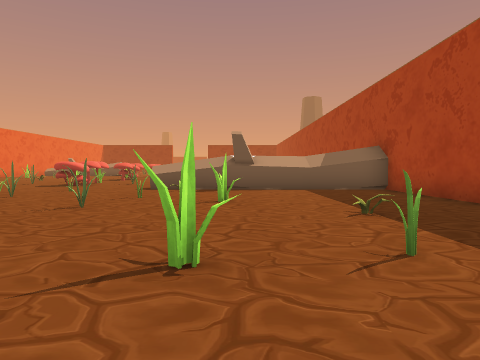
[1] (above)

23 first-person views from a walk through a scene from a Unity 3-D project. The camera is 1.2 m above the floor, tilts 2° down and sees 70° across. The floor is counted in squares, 2 m on a side. Each view is taken from the middle of a square. On the plan, view 1 faces up. The plan holds only what a view shows up to about 10 squares ahead; the rest is blank. The place goes on beyond the plan. The player is left out. Some animated figures are left out. Some surface patterns are stand-ins.

[2]
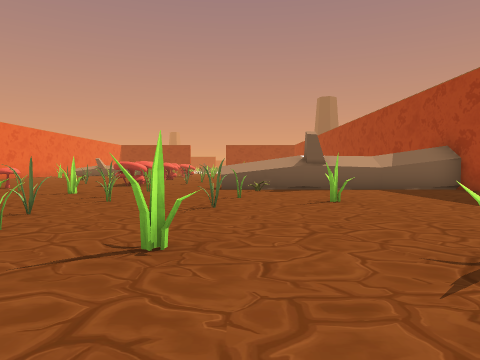

[3]
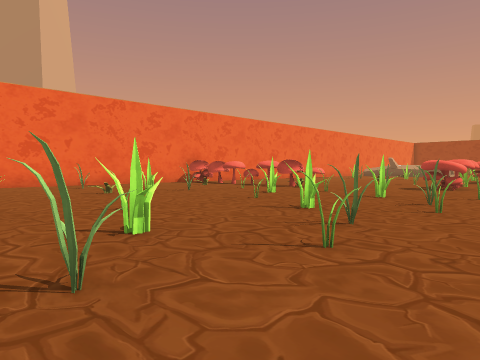

[4]
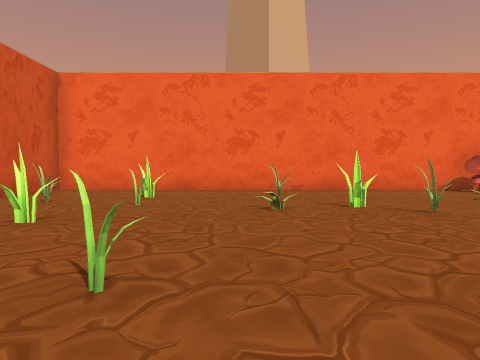

[5]
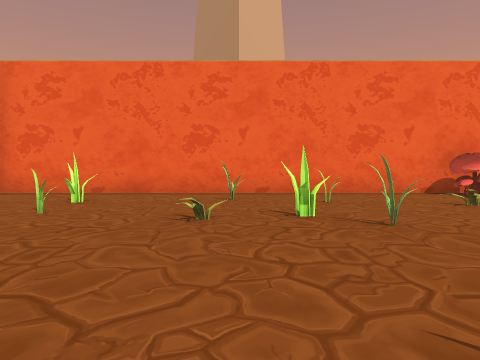

[6]
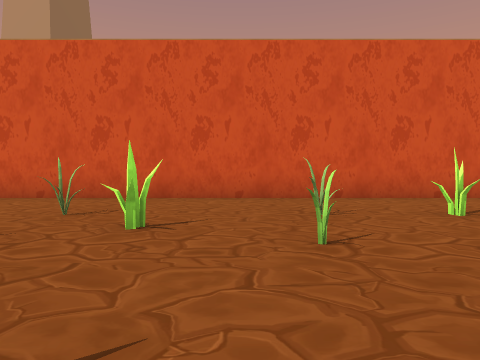

[7]
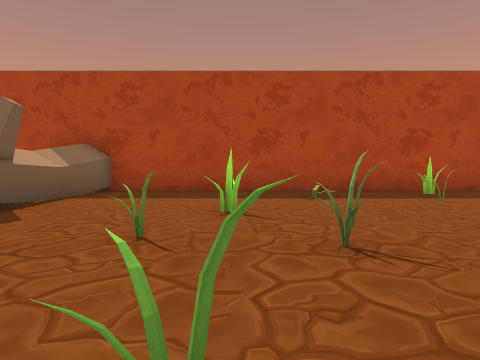

[8]
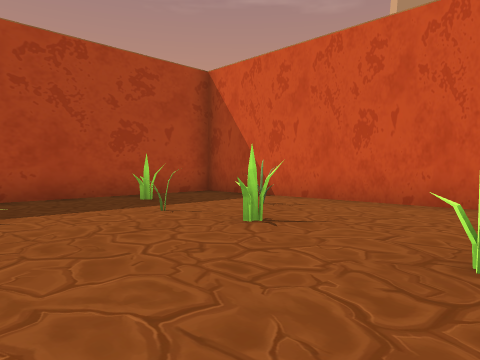

[9]
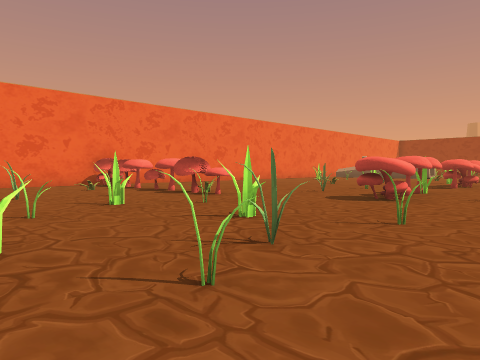

[10]
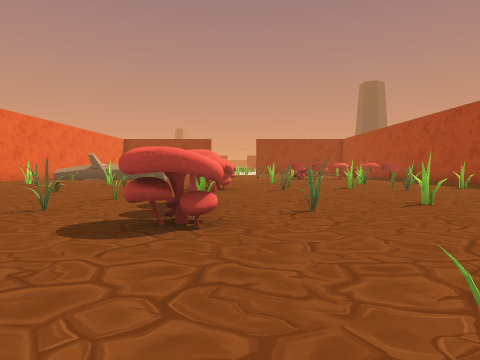

[11]
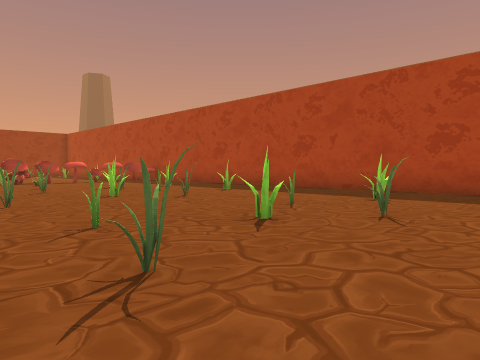

[12]
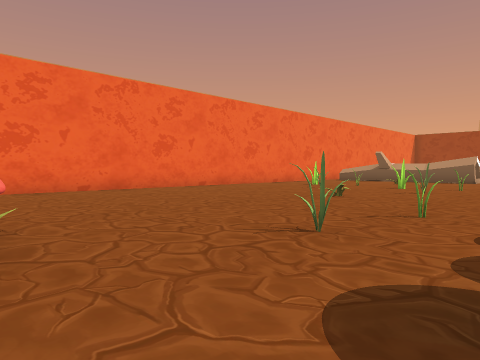

[13]
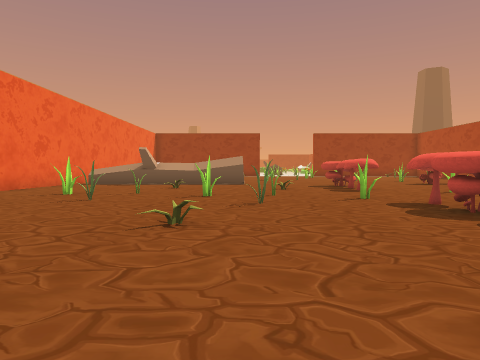

[14]
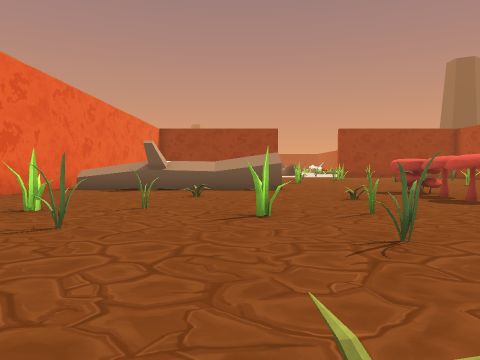

[15]
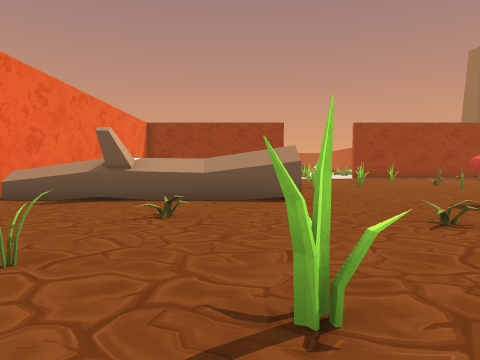

[16]
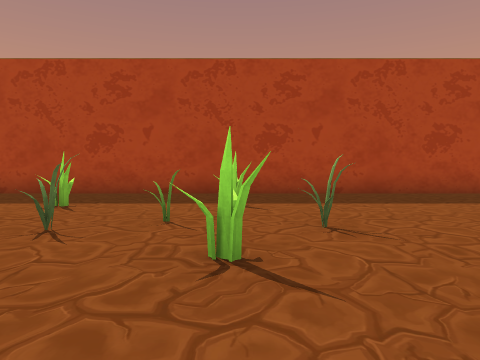

[17]
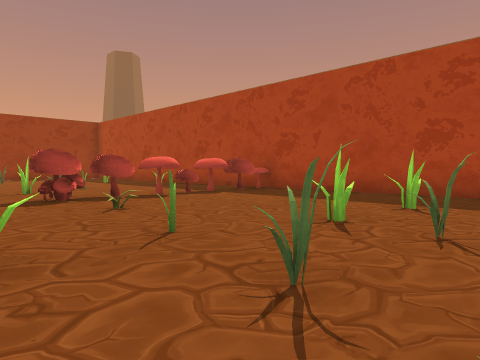

[18]
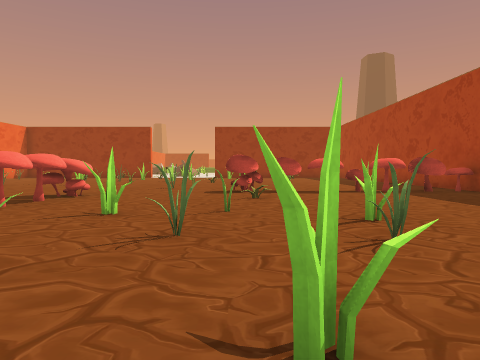

[19]
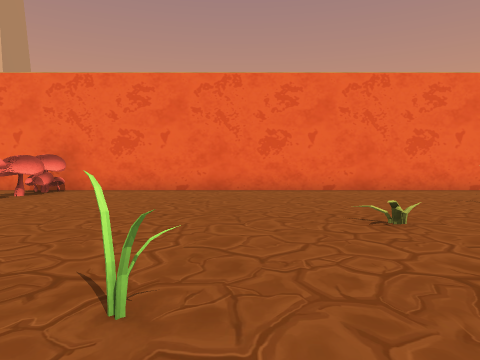

[20]
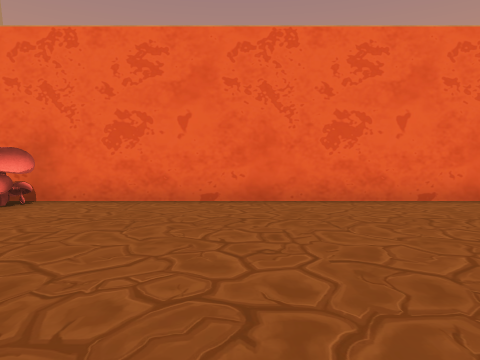

[21]
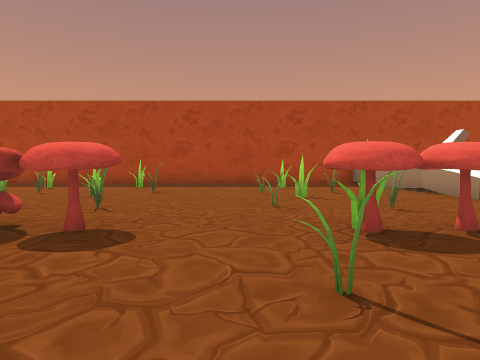

[22]
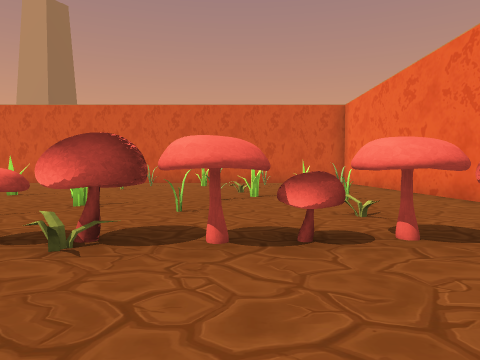

[23]
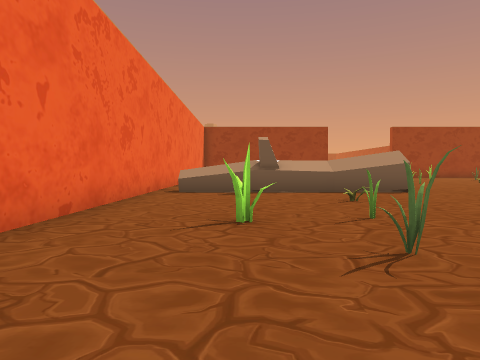

### Floor plan
Key: @ floor where view 1 was taken; # wall or solid block; x gap in a wall; . floor; ^ raised ledge; O other object.
Columns run from 16 left of view 1 to 4 right of it. Each row starts with its distance up from view 1.
 29 #       ....O ..O
 28 #       ..... O...
 27 #.      ............#
 26 #.^^^^^#......###^###
 25 #..................##
 24 #.........x^..O.....#
 23 #....O..O.x.........#
 22 #.........#...O.....#
 21 #..O.O..O...O...OO..#
 20 #.....O..O...O.O....#
 19 #...O..O..#..O..O...#
 18 #.........#...O...O.#
 17 #.....O...#.O..O....#
 16 #...................#
 15 #........O......O...#
 14 #.........#.O.O..O..#
 13 #.......O.x.O..O....#
 12 #.........x^........#
 11 #.....O..........   #
 10 #######^......^^#####
  9 #..O....O...O.O.....#
  8 #.....O.O.O.........#
  7 #..O.O.....O..O.....#
  6 #....O..O...O...O...#
  5 #..O......O...O.....#
  4 #....O.....O......O.#
  3 #.......O.O.OO......#
  2 #..OO.O.O..O....OO.O#
  1 #...O............O..#
  0 #...............@...#
 -1 #####################

Where each view was taken, in squares from view 1:
view 1: 0 up, 0 right, facing up
view 2: 0 up, 2 left, facing up
view 3: 1 up, 3 left, facing up-left
view 4: 4 up, 6 left, facing left
view 5: 5 up, 7 left, facing left
view 6: 6 up, 7 left, facing down
view 7: 6 up, 5 left, facing right
view 8: 5 up, 3 left, facing down-right
view 9: 5 up, 3 left, facing up-left
view 10: 8 up, 5 left, facing up
view 11: 11 up, 5 left, facing up-right
view 12: 10 up, 6 left, facing up-left
view 13: 13 up, 9 left, facing up
view 14: 16 up, 10 left, facing up
view 15: 19 up, 10 left, facing up
view 16: 18 up, 4 left, facing right
view 17: 19 up, 4 left, facing up-right
view 18: 17 up, 2 left, facing up
view 19: 15 up, 6 left, facing left
view 20: 14 up, 9 left, facing left
view 21: 15 up, 9 left, facing right
view 22: 13 up, 11 left, facing down
view 23: 17 up, 13 left, facing up
